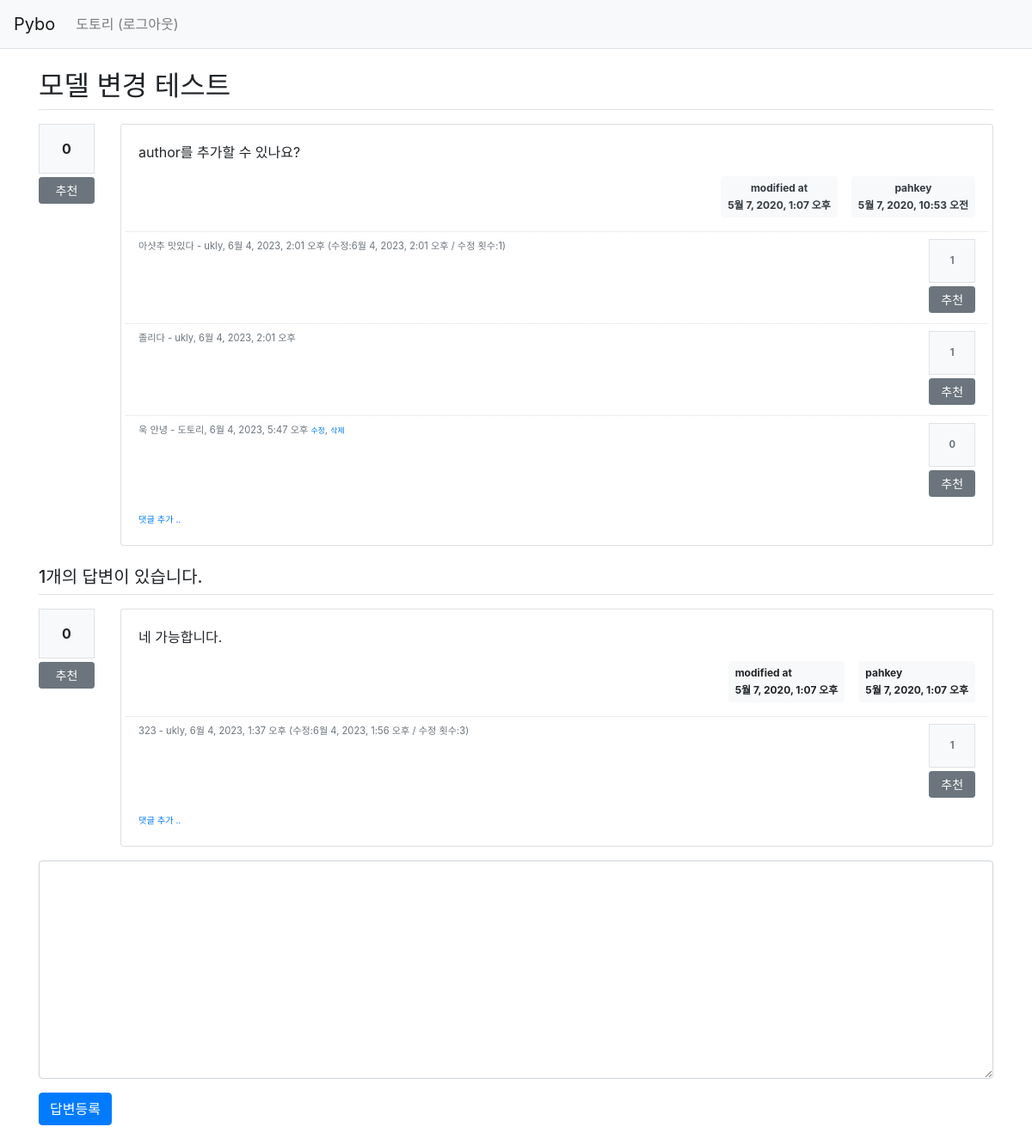
The page /pybo/14/ (signed in) on the database its author committed.
### pybo/models.py (models this page shows, shortened)
class Question(models.Model):
    author = models.ForeignKey(User, on_delete=models.CASCADE, related_name='author_question')
    subject = models.CharField(max_length=200)
    content = models.TextField()
    create_date = models.DateTimeField()
    modify_date = models.DateTimeField(null=True, blank=True)
    voter = models.ManyToManyField(User, related_name='voter_question')

class Comment(models.Model):
    author = models.ForeignKey(User, on_delete=models.CASCADE)
    content = models.TextField()
    create_date = models.DateTimeField()
    modify_date = models.DateTimeField(null=True, blank=True)
    question = models.ForeignKey(Question, null=True, blank=True, on_delete=models.CASCADE)
    answer = models.ForeignKey(Answer, null=True, blank=True, on_delete=models.CASCADE)
    modify_count = models.IntegerField(null=True, blank=True, default=0)
    question_comment_voter = models.ManyToManyField(User, related_name='voter_question_comment')
    answer_comment_voter = models.ManyToManyField(User, related_name='voter_answer_comment')

class Answer(models.Model):
    author = models.ForeignKey(User, on_delete=models.CASCADE, related_name='author_answer')
    question = models.ForeignKey(Question, on_delete=models.CASCADE)
    content = models.TextField()
    create_date = models.DateTimeField()
    modify_date = models.DateTimeField(null=True, blank=True)
    voter = models.ManyToManyField(User, related_name='voter_answer')

### pybo/views/base_views.py (the view)
# urls.py: path('<int:question_id>/', base_views.detail, name='detail'),
def detail(request, question_id):
    question = get_object_or_404(Question, pk=question_id)
    context = {'question': question}
    return render(request, 'pybo/question_detail.html', context)

### pybo/templatetags/pybo_filter.py (called while the page is built)
@register.filter()
def mark(value):
    extensions = ["nl2br", "fenced_code"]
    return mark_safe(markdown.markdown(value, extensions=extensions))

### templates/pybo/question_detail.html (shortened to what this page needs)
{% extends 'base.html' %}
{% load pybo_filter %}
{% block content %}
<div class="container my-3">
    <h2 class="border-bottom py-2">{{ question.subject }}</h2>
    <div class="row my-3">
        <div class="col-1">
            <div class="bg-light text-center p-3 border font-weight-bolder mb-1">{{question.voter.count}}</div>
            <a href="#" data-uri="{% url 'pybo:vote_question' question.id  %}"
               class="recommend btn btn-sm btn-secondary btn-block my-1">추천</a>
        </div>
        <div class="col-11">
            <div class="card">
                <div class="card-body">
                    <div class="card-text">{{ question.content|mark }}</div>
                    <div class="d-flex justify-content-end">
                        {% if question.modify_date %}
                        <div class="badge bg-light text-dark p-2 text-start mx-3">
                            <div class="mb-2">modified at</div>
                            <div>{{ question.modify_date }}</div>
                        </div>
                        {% endif %}
                        <div class="badge bg-light text-dark p-2 text-start">
                            <div class="mb-2">{{ question.author.username }}</div>
                            <div>{{ question.create_date }}</div>
                        </div>
                    </div>
                    {% if question.comment_set.count > 0 %}
                    <div class="mt-3">
                    {% for comment in question.comment_set.all %}
                        <div class="comment py-2 text-muted row">
                            <div class="col-11">
                                <span style="white-space: pre-line;">{{ comment.content }}</span>
                                <span>
                                    - {{ comment.author }}, {{ comment.create_date }}
                                    {% if comment.modify_date %}
                                    (수정:{{ comment.modify_date }} / 수정 횟수:{{ comment.modify_count }})
                                    {% endif %}
                                </span>
                                {% if request.user == comment.author %}
                                <a href="{% url 'pybo:comment_modify_question' comment.id  %}" class="small">수정</a>,
                                <a href="#" class="small delete"
                                data-uri="{% url 'pybo:comment_delete_question' comment.id  %}">삭제</a>
                                {% endif %}
                            </div>
                            <div class="col-1">
                                <div class="bg-light text-center p-3 border font-weight-bolder mb-1">{{comment.question_comment_voter.count}}</div>
                                <a href="#" data-uri="{% url 'pybo:vote_question_comment' comment.id  %}" class="recommend btn btn-sm btn-secondary btn-block my-1">추천</a>
                            </div>
                        </div>
                    {% endfor %}
                    </div>
                    {% endif %}
                    <div>
                        <a href="{% url 'pybo:comment_create_question' question.id  %}"
                           class="small"><small>댓글 추가 ..</small></a>
                    </div>
                </div>
            </div>
        </div>
    </div>
    <h5 class="border-bottom my-3 py-2">{{question.answer_set.count}}개의 답변이 있습니다.</h5>
    {% for answer in question.answer_set.all %}
    <div class="row my-3">
        <div class="col-1">
            <div class="bg-light text-center p-3 border font-weight-bolder mb-1">{{answer.voter.count}}</div>
            <a href="#" data-uri="{% url 'pybo:vote_answer' answer.id  %}"
                class="recommend btn btn-sm btn-secondary btn-block my-1">추천</a>
        </div>
        <div class="col-11">
            <div class="card">
                <div class="card-body">
                    <div class="card-text">{{ answer.content|mark }}</div>
                    <div class="d-flex justify-content-end">
                        {% if answer.modify_date %}
                        <div class="badge badge-light p-2 text-left mx-3">
                            <div class="mb-2">modified at</div>
                            <div>{{ answer.modify_date }}</div>
                        </div>
                        {% endif %}
                        <div class="badge badge-light p-2 text-left">
                            <div class="mb-2">{{ answer.author.username }}</div>
                            <div>{{ answer.create_date }}</div>
                        </div>
                    </div>
                    {% if answer.comment_set.count > 0 %}
                    <div class="mt-3">
                    {% for comment in answer.comment_set.all %}
                        <div class="comment py-2 text-muted row">
                            <div class="col-11">
                                <span style="white-space: pre-line;">{{ comment.content }}</span>
                                <span>
                                    - {{ comment.author }}, {{ comment.create_date }}
                                    {% if comment.modify_date %}
                                    (수정:{{ comment.modify_date }} / 수정 횟수:{{ comment.modify_count }})
                                    {% endif %}
                                </span>
                            </div>
                            <div class="col-1">
                                <div class="bg-light text-center p-3 border font-weight-bolder mb-1">{{comment.answer_comment_voter.count}}</div>
                                <a href="#" data-uri="{% url 'pybo:vote_answer_comment' comment.id  %}" class="recommend btn btn-sm btn-secondary btn-block my-1">추천</a>
                            </div>
                        </div>
                    {% endfor %}
                    </div>
                    {% endif %}
                    <div>
                        <a href="{% url 'pybo:comment_create_answer' answer.id  %}"
                           class="small"><small>댓글 추가 ..</small></a>
                    </div>
                </div>
            </div>
        </div>
    </div>
    {% endfor %}
    <form action="{% url 'pybo:answer_create' question.id %}" method="post" class="my-3">
        <div class="form-group">
            <textarea {% if not user.is_authenticated %}disabled{% endif %}
              name="content" id="content" class="form-control" rows="10"></textarea>
        </div>
        <input type="submit" value="답변등록" class="btn btn-primary">
    </form>
</div>
{% endblock %}

### templates/navbar.html (shortened to what this page needs)
<nav class="navbar navbar-expand-lg navbar-light bg-light border-bottom">
    <a class="navbar-brand" href="{% url 'pybo:index' %}">Pybo</a>
    <div class="collapse navbar-collapse flex-grow-0" id="navbarNav">
        <ul class="navbar-nav">
            <li class="nav-item ">
                {% if user.is_authenticated %}
                <a class="nav-link" href="{% url 'common:logout' %}">{{ user.username }} (로그아웃)</a>
                {% else %}
                <a class="nav-link" href="{% url 'common:login' %}">로그인</a>
                {% endif %}
            </li>
        </ul>
    </div>
</nav>

### static/style.css (style rules this page uses)
.comment { border-top:dotted 1px #ddd; font-size:0.7em; }

### rows shown on the page
Question: subject "모델 변경 테스트", voter.count "0", content|mark "author를 추가할 수 있나요?", modify_date "5월 7, 2020, 1:07 오후", author.username "pahkey", create_date "5월 7, 2020, 10:53 오전", answer_set.count "1"
Comment: content "아샷추 맛있다", author "ukly", create_date "6월 4, 2023, 2:01 오후", modify_date "6월 4, 2023, 2:01 오후", modify_count "1", question_comment_voter.count "1"
Comment: content "졸리다", author "ukly", create_date "6월 4, 2023, 2:01 오후", question_comment_voter.count "1"
Comment: content "욱 안녕", author "도토리", create_date "6월 4, 2023, 5:47 오후", shows "수정", question_comment_voter.count "0"
Answer: voter.count "0", content|mark "네 가능합니다.", modify_date "5월 7, 2020, 1:07 오후", author.username "pahkey", create_date "5월 7, 2020, 1:07 오후"
Comment: content "323", author "ukly", create_date "6월 4, 2023, 1:37 오후", modify_date "6월 4, 2023, 1:56 오후", modify_count "3", answer_comment_voter.count "1"

### other values the page prints
{{ user.username }} "도토리"
